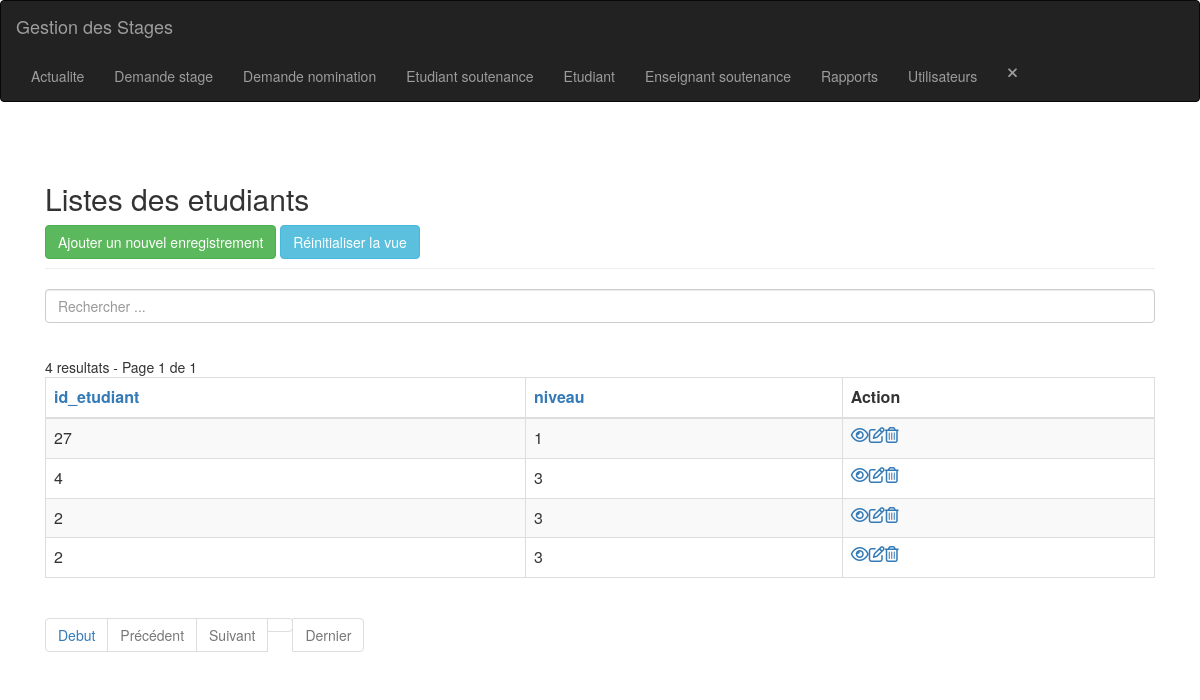
/etudiant-index.php (signed in), run on the app's committed database.
### tables this page shows
CREATE TABLE IF NOT EXISTS `etudiant` (
  `id` int(11) NOT NULL AUTO_INCREMENT,
  `id_etudiant` int(11) NOT NULL,
  `niveau` int(11) NOT NULL,
  PRIMARY KEY (`id`)
);

### config.php (called while the page is built, shortened)
<?php
$no_of_records_per_page = 8;
?>

### etudiant-index.php (the view, shortened to what this page needs)
<?php
include_once('header.php');
include_once('navbar.php');
?>
<section class="pt-5">
    <div class="container-fluid">
        <div class="row">
            <div class="col-md-12">
                <div class="page-header clearfix">
                    <h2 class="float-left">Listes des etudiants</h2>
                    <a href="etudiant-create.php" class="btn btn-success float-right">Ajouter un nouvel enregistrement</a>
                    <a href="etudiant-index.php" class="btn btn-info float-right mr-2">Réinitialiser la vue</a>
                </div>
                <div class="form-row">
                    <form action="etudiant-index.php" method="get">
                        <div class="col">
                            <input type="text" class="form-control" placeholder="Rechercher ..." name="search">
                        </div>
                </div>
                <br>
                <?php
                require_once "config.php";
                $domain     = $_SERVER['HTTP_HOST'];
                $script   = $_SERVER['SCRIPT_NAME'];
                $parameters   = $_SERVER['QUERY_STRING'];
                $protocol = strpos(strtolower($_SERVER['SERVER_PROTOCOL']), 'https')
                    === FALSE ? 'http' : 'https';
                $currenturl = $protocol . '://' . $domain . $script . '?' . $parameters;
                if (isset($_GET['pageno'])) {
                    $pageno = $_GET['pageno'];
                } else {
                    $pageno = 1;
                }
                $offset = ($pageno - 1) * $no_of_records_per_page;
                $total_pages_sql = "SELECT COUNT(*) FROM etudiant";
                $result = mysqli_query($link, $total_pages_sql);
                $total_rows = mysqli_fetch_array($result)[0];
                $total_pages = ceil($total_rows / $no_of_records_per_page);
                $order = 'id';
                $sort = 'desc';
                $sql = "SELECT * FROM etudiant ORDER BY $order $sort LIMIT $offset, $no_of_records_per_page";
                $count_pages = "SELECT * FROM etudiant";
                if (!empty($_GET['search'])) {
                    $search = ($_GET['search']);
                    $sql = "SELECT * FROM etudiant
                            WHERE CONCAT (id_etudiant,niveau)
                            LIKE '%$search%'
                            ORDER BY $order $sort
                            LIMIT $offset, $no_of_records_per_page";
                    $count_pages = "SELECT * FROM etudiant
                            WHERE CONCAT (id_etudiant,niveau)
                            LIKE '%$search%'
                            ORDER BY $order $sort";
                } else {
                    $search = "";
                }
                if ($result = mysqli_query($link, $sql)) {
                    if (mysqli_num_rows($result) > 0) {
                        if ($result_count = mysqli_query($link, $count_pages)) {
                            $total_pages = ceil(mysqli_num_rows($result_count) / $no_of_records_per_page);
                        }
                        $number_of_results = mysqli_num_rows($result_count);
                        echo " " . $number_of_results . " resultats - Page " . $pageno . " de " . $total_pages;
                        echo "<table class='table table-bordered table-striped'>";
                        echo "<thead>";
                        echo "<tr>";
                        echo "<th><a href=?search=$search&sort=&order=id_etudiant&sort=$sort>id_etudiant</th>";
                        echo "<th><a href=?search=$search&sort=&order=niveau&sort=$sort>niveau</th>";
                        echo "<th>Action</th>";
                        echo "</tr>";
                        echo "</thead>";
                        echo "<tbody>";
                        while ($row = mysqli_fetch_array($result)) {
                            echo "<tr>";
                            echo "<td>" . $row['id_etudiant'] . "</td>";
                            echo "<td>" . $row['niveau'] . "</td>";
                            echo "<td>";
                            echo "<a href='etudiant-read.php?id=" . $row['id'] . "' title='Afficher enregistrement' data-toggle='tooltip'><i class='far fa-eye'></i></a>";
                            echo "<a href='etudiant-update.php?id=" . $row['id'] . "' title='Mettre à jour enregistrement' data-toggle='tooltip'><i class='far fa-edit'></i></a>";
                            echo "<a href='etudiant-delete.php?id=" . $row['id'] . "' title='Supprimer enregistrement' data-toggle='tooltip'><i class='far fa-trash-alt'></i></a>";
                            echo "</td>";
                            echo "</tr>";
                        }
                        echo "</tbody>";
                        echo "</table>";
                ?>
                        <ul class="pagination" align-right>
                            <?php
                            $new_url = preg_replace('/&?pageno=[^&]*/', '', $currenturl);
                            ?>
                            <li class="page-item"><a class="page-link" href="<?php echo $new_url . '&pageno=1' ?>">Debut</a></li>
                            <li class="page-item <?php if ($pageno <= 1) {
                                                        echo 'disabled';
                                                    } ?>">
                                <a class="page-link" href="<?php if ($pageno <= 1) {
                                                                echo '#';
                                                            } else {
                                                                echo $new_url . "&pageno=" . ($pageno - 1);
                                                            } ?>">Précédent</a>
                            </li>
                            <li class="page-item <?php if ($pageno >= $total_pages) {
                                                        echo 'disabled';
                                                    } ?>">
                                <a class="page-link" href="<?php if ($pageno >= $total_pages) {
                                                                echo '#';
                                                            } else {
                                                                echo $new_url . "&pageno=" . ($pageno + 1);
                                                            } ?>">Suivant</a>
                            </li>
                            <li class="page-item <?php if ($pageno >= $total_pages) {
                                                        echo 'disabled';
                                                    } ?>">
                                <a class="page-item"><a class="page-link" href="<?php echo $new_url . '&pageno=' . $total_pages; ?>">Dernier</a>
                            </li>
                        </ul>
                <?php
                    } else {
                        echo "<p class='lead'><em>Aucun enregistrement n'a été trouvé.</em></p>";
                    }
                } else {
                    echo "ERROR: Could not able to execute $sql. " . mysqli_error($link);
                }
                ?>
            </div>
        </div>
    </div>
</section>
<?php include_once('footer.php'); ?>

### data on the page
etudiant: id_etudiant "27", niveau "1"
etudiant: id_etudiant "4", niveau "3"
etudiant: id_etudiant "2", niveau "3"
etudiant: id_etudiant "2", niveau "3"

### other printed values
$number_of_results "4"
$pageno "1"
$total_pages "1"
